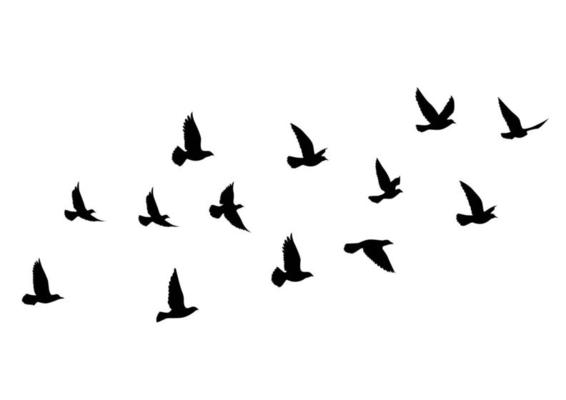
#> input picture birds.jpg, 566 x 400 px, given in place of the camera
$ python cartoonizer.py
#> lines starting #> are read from the running program, lines starting #| are printed output that depends on the picture; after the words box and inside, x2 and y2 are one past the last pixel; in counts of white or black regions, pixels touching at a corner belong together
import cv2

webcam = cv2.VideoCapture(0)

def cartoonize_face(frame):
    # convert from bgr to gray
    gray = cv2.cvtColor(frame, cv2.COLOR_BGR2GRAY)

    #apply bileteral filter for smoothing
    smooth_face = cv2.bilateralFilter(gray, d=9, sigmaColor=75, sigmaSpace=75)

    #detect edges using threshold
    edges = cv2.adaptiveThreshold(smooth_face, 255, cv2.ADAPTIVE_THRESH_MEAN_C, cv2.THRESH_BINARY, blockSize=9, C=2)

    # convert edges to color
    color_edges = cv2.cvtColor(edges, cv2.COLOR_GRAY2BGR)

    # bitwise for final cartoonization
    cartoon = cv2.bitwise_and(frame, color_edges)

    return cartoon


while webcam.isOpened():
    ret, frame = webcam.read()
#> frame is the input picture: shape (400, 566, 3); min 0, max 255, mean 244.7

    if not ret:
        break

    # flip frame horizontally
    frame = cv2.flip(frame, 1)
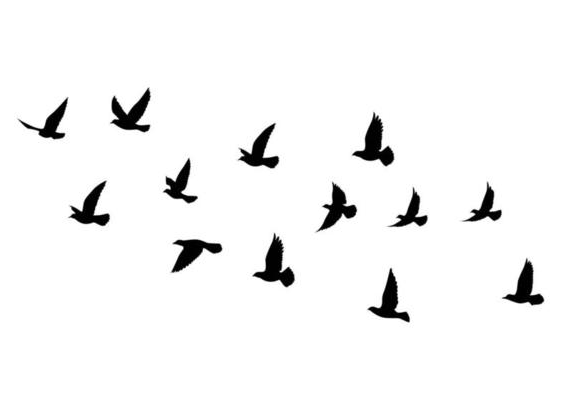
#> frame: shape (400, 566, 3); min 0, max 255, mean 244.7

    cartoon = cartoonize_face(frame)
#> in cartoonize_face, `edges = cv2.adaptiveThreshold(smooth_face, 255, cv2.ADAPTIVE_THRESH_ME..`:
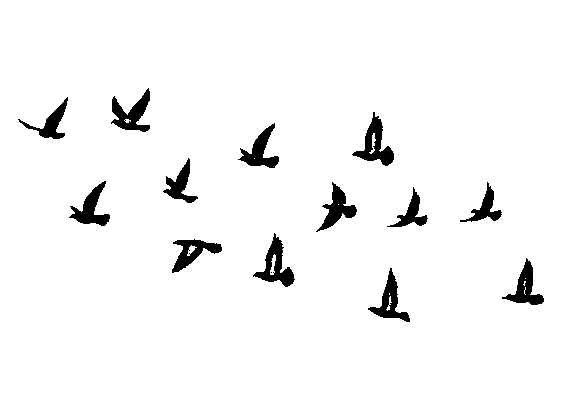
#> edges: shape (400, 566); 96% white; 14 black regions (1 under 20 px), largest, box (x1, y1, x2, y2) and area: (352, 112, 394, 166) 849, (253, 233, 295, 287) 825, (111, 88, 150, 132) 800

    cv2.imshow('frame', frame)
    cv2.imshow('cartoon', cartoon)
    if cv2.waitKey(1) & 0xff == ord('q'):
#> (key q is pressed here)
        break

webcam.release()
cv2.destroyAllWindows()
